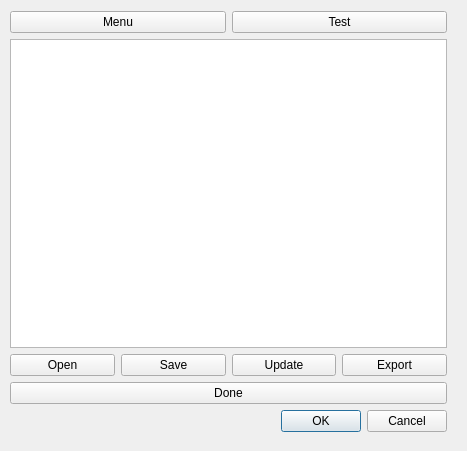
<?xml version="1.0" encoding="UTF-8"?>
<ui version="4.0">
 <class>ZSegmentationProjectDialog</class>
 <widget class="QDialog" name="ZSegmentationProjectDialog">
  <property name="geometry">
   <rect>
    <x>0</x>
    <y>0</y>
    <width>467</width>
    <height>451</height>
   </rect>
  </property>
  <property name="windowTitle">
   <string>Segmentation (NeuSplitter)</string>
  </property>
  <widget class="QWidget" name="layoutWidget">
   <property name="geometry">
    <rect>
     <x>10</x>
     <y>11</y>
     <width>437</width>
     <height>421</height>
    </rect>
   </property>
   <layout class="QVBoxLayout" name="verticalLayout">
    <item>
     <layout class="QHBoxLayout" name="horizontalLayout_2">
      <item>
       <widget class="QPushButton" name="menuButton">
        <property name="text">
         <string>Menu</string>
        </property>
       </widget>
      </item>
      <item>
       <widget class="QPushButton" name="testPushButton">
        <property name="text">
         <string>Test</string>
        </property>
       </widget>
      </item>
     </layout>
    </item>
    <item>
     <widget class="QTreeView" name="treeView"/>
    </item>
    <item>
     <layout class="QHBoxLayout" name="horizontalLayout">
      <item>
       <widget class="QPushButton" name="openPushButton">
        <property name="text">
         <string>Open</string>
        </property>
       </widget>
      </item>
      <item>
       <widget class="QPushButton" name="savePushButton">
        <property name="text">
         <string>Save</string>
        </property>
       </widget>
      </item>
      <item>
       <widget class="QPushButton" name="updatePushButton">
        <property name="text">
         <string>Update</string>
        </property>
       </widget>
      </item>
      <item>
       <widget class="QPushButton" name="exportPushButton">
        <property name="text">
         <string>Export</string>
        </property>
       </widget>
      </item>
     </layout>
    </item>
    <item>
     <widget class="QPushButton" name="donePushButton">
      <property name="text">
       <string>Done</string>
      </property>
     </widget>
    </item>
    <item>
     <widget class="QDialogButtonBox" name="buttonBox">
      <property name="orientation">
       <enum>Qt::Horizontal</enum>
      </property>
      <property name="standardButtons">
       <set>QDialogButtonBox::Cancel|QDialogButtonBox::Ok</set>
      </property>
     </widget>
    </item>
   </layout>
  </widget>
 </widget>
 <resources/>
 <connections>
  <connection>
   <sender>buttonBox</sender>
   <signal>accepted()</signal>
   <receiver>ZSegmentationProjectDialog</receiver>
   <slot>accept()</slot>
   <hints>
    <hint type="sourcelabel">
     <x>248</x>
     <y>254</y>
    </hint>
    <hint type="destinationlabel">
     <x>157</x>
     <y>274</y>
    </hint>
   </hints>
  </connection>
  <connection>
   <sender>buttonBox</sender>
   <signal>rejected()</signal>
   <receiver>ZSegmentationProjectDialog</receiver>
   <slot>reject()</slot>
   <hints>
    <hint type="sourcelabel">
     <x>316</x>
     <y>260</y>
    </hint>
    <hint type="destinationlabel">
     <x>286</x>
     <y>274</y>
    </hint>
   </hints>
  </connection>
 </connections>
</ui>
